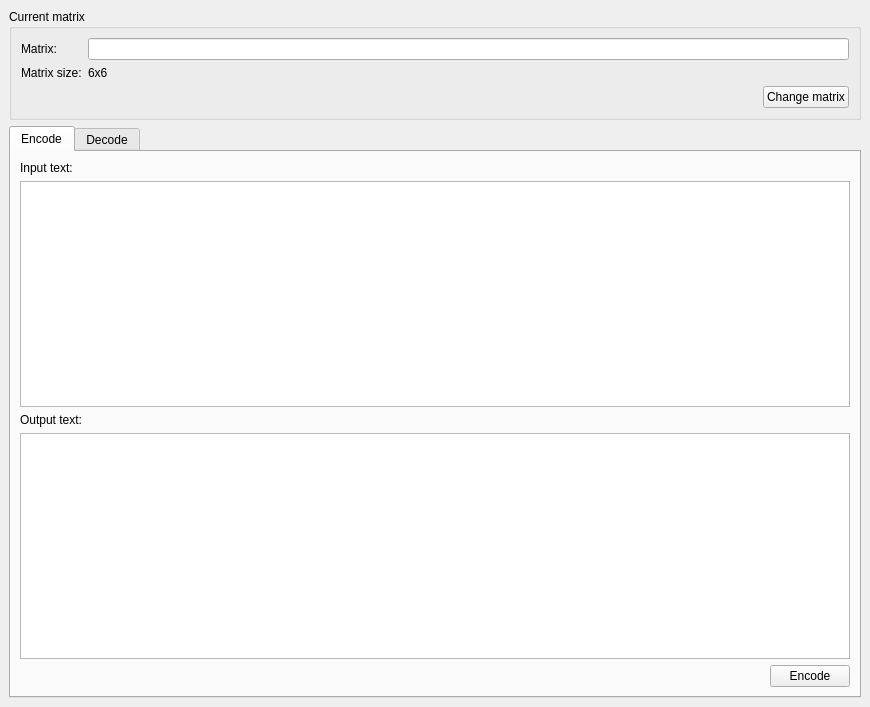
<?xml version="1.0" encoding="UTF-8"?>
<ui version="4.0">
 <class>MainWindow</class>
 <widget class="QMainWindow" name="MainWindow">
  <property name="geometry">
   <rect>
    <x>0</x>
    <y>0</y>
    <width>870</width>
    <height>707</height>
   </rect>
  </property>
  <property name="windowTitle">
   <string>Playfair Encryption</string>
  </property>
  <widget class="QWidget" name="centralwidget">
   <layout class="QVBoxLayout" name="verticalLayout_2">
    <item>
     <widget class="QGroupBox" name="gbCurrentSettings">
      <property name="title">
       <string>Current matrix</string>
      </property>
      <layout class="QVBoxLayout" name="verticalLayout_4">
       <item>
        <layout class="QFormLayout" name="formLayout">
         <item row="0" column="0">
          <widget class="QLabel" name="lblCurrentMatrix">
           <property name="text">
            <string>Matrix:</string>
           </property>
          </widget>
         </item>
         <item row="0" column="1">
          <widget class="QLineEdit" name="txtCurrentMatrix">
           <property name="readOnly">
            <bool>true</bool>
           </property>
          </widget>
         </item>
         <item row="1" column="0">
          <widget class="QLabel" name="lblMatrixSize">
           <property name="text">
            <string>Matrix size:</string>
           </property>
          </widget>
         </item>
         <item row="1" column="1">
          <widget class="QLabel" name="txtMatrixSize">
           <property name="text">
            <string>6x6</string>
           </property>
          </widget>
         </item>
        </layout>
       </item>
       <item>
        <layout class="QHBoxLayout" name="horizontalLayout_2">
         <item>
          <spacer name="horizontalSpacer_2">
           <property name="orientation">
            <enum>Qt::Horizontal</enum>
           </property>
           <property name="sizeHint" stdset="0">
            <size>
             <width>40</width>
             <height>20</height>
            </size>
           </property>
          </spacer>
         </item>
         <item>
          <widget class="QPushButton" name="btnChangeMatrix">
           <property name="text">
            <string>Change matrix</string>
           </property>
          </widget>
         </item>
        </layout>
       </item>
      </layout>
     </widget>
    </item>
    <item>
     <widget class="QTabWidget" name="TabWidget">
      <property name="currentIndex">
       <number>0</number>
      </property>
      <widget class="QWidget" name="TabEncode">
       <attribute name="title">
        <string>Encode</string>
       </attribute>
       <layout class="QVBoxLayout" name="verticalLayout_3">
        <item>
         <widget class="QLabel" name="TabEncode_lblInputText">
          <property name="text">
           <string>Input text:</string>
          </property>
         </widget>
        </item>
        <item>
         <widget class="QPlainTextEdit" name="TabEncode_txtInputText"/>
        </item>
        <item>
         <widget class="QLabel" name="TabEncode_lblOutputText">
          <property name="text">
           <string>Output text:</string>
          </property>
         </widget>
        </item>
        <item>
         <widget class="QPlainTextEdit" name="TabEncode_txtOutputText"/>
        </item>
        <item>
         <layout class="QHBoxLayout" name="horizontalLayout">
          <item>
           <spacer name="horizontalSpacer">
            <property name="orientation">
             <enum>Qt::Horizontal</enum>
            </property>
            <property name="sizeHint" stdset="0">
             <size>
              <width>40</width>
              <height>20</height>
             </size>
            </property>
           </spacer>
          </item>
          <item>
           <widget class="QPushButton" name="btnEncode">
            <property name="text">
             <string>Encode</string>
            </property>
           </widget>
          </item>
         </layout>
        </item>
       </layout>
      </widget>
      <widget class="QWidget" name="TabDecode">
       <attribute name="title">
        <string>Decode</string>
       </attribute>
       <layout class="QVBoxLayout" name="verticalLayout">
        <item>
         <widget class="QLabel" name="TabDecode_lblInputText">
          <property name="text">
           <string>Input text:</string>
          </property>
         </widget>
        </item>
        <item>
         <widget class="QPlainTextEdit" name="TabDecode_txtInputText"/>
        </item>
        <item>
         <widget class="QLabel" name="TabDecode_lblOutputText">
          <property name="text">
           <string>Output text:</string>
          </property>
         </widget>
        </item>
        <item>
         <widget class="QPlainTextEdit" name="TabDecode_txtOutputText"/>
        </item>
        <item>
         <layout class="QHBoxLayout" name="horizontalLayout_3">
          <item>
           <spacer name="horizontalSpacer_3">
            <property name="orientation">
             <enum>Qt::Horizontal</enum>
            </property>
            <property name="sizeHint" stdset="0">
             <size>
              <width>40</width>
              <height>20</height>
             </size>
            </property>
           </spacer>
          </item>
          <item>
           <widget class="QPushButton" name="btnDecode">
            <property name="text">
             <string>Decode</string>
            </property>
           </widget>
          </item>
         </layout>
        </item>
       </layout>
      </widget>
     </widget>
    </item>
   </layout>
  </widget>
  <widget class="QMenuBar" name="menubar">
   <property name="geometry">
    <rect>
     <x>0</x>
     <y>0</y>
     <width>870</width>
     <height>25</height>
    </rect>
   </property>
  </widget>
  <action name="actionMatriz">
   <property name="text">
    <string>Set key matrix</string>
   </property>
  </action>
  <action name="MenuOptions_ChiperSettings">
   <property name="text">
    <string>Chiper settings</string>
   </property>
  </action>
 </widget>
 <resources/>
 <connections/>
</ui>
